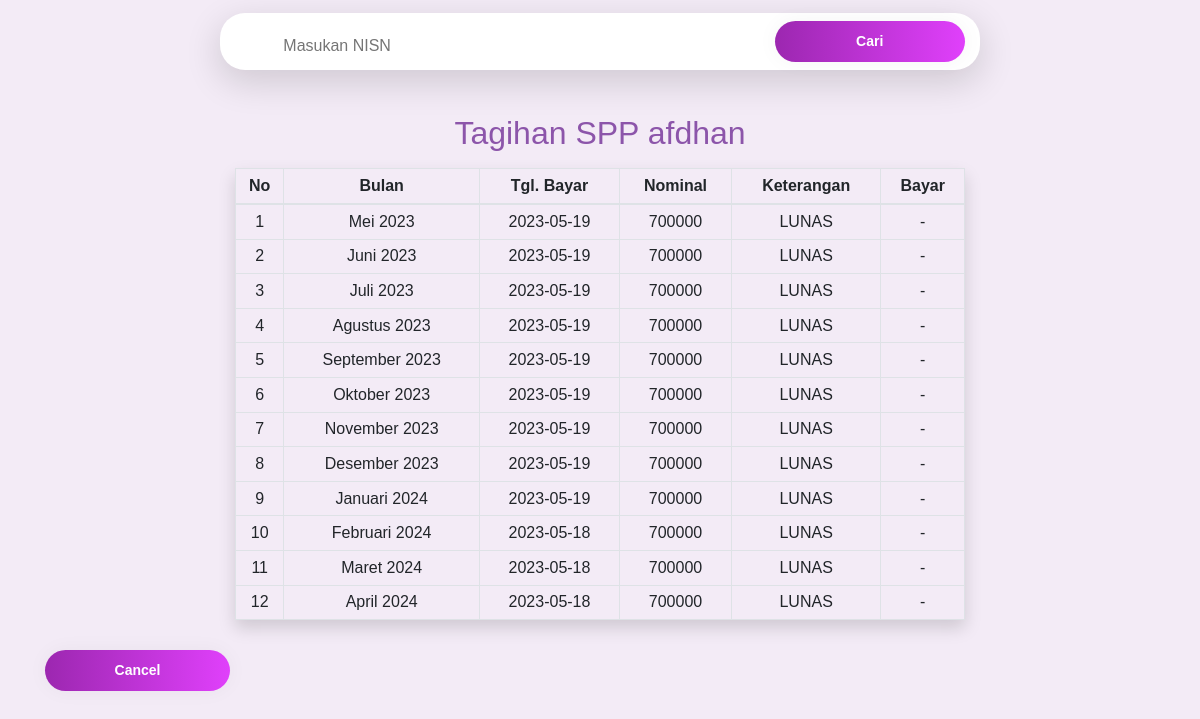
The page /transaksi_admin.php?nisn=1 (signed in) on the database its author committed.
### tables this page shows
CREATE TABLE `siswa` (
  `nisn` int(10) NOT NULL,
  `nis` char(100) NOT NULL,
  `nama` varchar(225) NOT NULL,
  `id_kelas` int(11) NOT NULL,
  `alamat` text NOT NULL,
  `password` varchar(225) NOT NULL
);

CREATE TABLE `pembayaran` (
  `id_pembayaran` int(11) NOT NULL,
  `nisn` int(10) NOT NULL,
  `awaltempo` date DEFAULT NULL,
  `tahun` varchar(225) NOT NULL,
  `nominal` int(225) DEFAULT NULL,
  `Tunggakan` int(255) DEFAULT NULL,
  `tgl_bayar` date DEFAULT NULL,
  `ket` varchar(20) DEFAULT NULL,
  `id_petugas` int(11) DEFAULT NULL
);

### transaksi_admin.php (the view, shortened to what this page needs)
<!DOCTYPE html>
<html lang="en">
<head>
  <link rel="stylesheet" href="https://maxcdn.bootstrapcdn.com/bootstrap/4.4.1/css/bootstrap.min.css">
  <link rel="stylesheet" href="https://cdnjs.cloudflare.com/ajax/libs/font-awesome/4.7.0/css/font-awesome.min.css">
  <link rel="stylesheet" type="text/css" href="css/transaksi.css">
</head>
<body>
  <div class="container">
    <div class="row">
      <div class="main col-md-8">
        <form method="GET">
          <div class="form-group row mt-2">
            <input type="text" autocomplete="off" name="nisn" placeholder="Masukan NISN" class="form-control-plaintext col-md-7 offset-1 ">
            <button class="btn submit col-md-3 ml-5" name="cari" type="submit">Cari</button>
          </div>
        </form>
      </div>
    </div>
    <?php
      include'koneksi.php';
        if(isset($_GET['nisn'])&& $_GET['nisn']!=''){
          $data_siswa = mysqli_query($sambung,"select * from siswa where nisn = '$_GET[nisn]'");
          $data = mysqli_fetch_array($data_siswa);
          $nisn = $data['nisn'];
    ?>
      <h2 class="text-center mt-4 mb-3">Tagihan SPP <?php echo $data['nama']; ?></h2>
      <div class="row">
        <div class="col-sm-8 offset-2">
          <table id="transaksi" class="table table-bordered table-sm table-hover text-center shadow">
            <thead id="thead">
              <tr>
              <th>No</th>
              <th>Bulan</th>
              <th>Tgl. Bayar</th>
              <th>Nominal</th>
              <th>Keterangan</th>
              <th>Bayar</th>
              </tr>
            </thead>
            <tbody id="tbody">
            <?php
            $sql = mysqli_query($sambung, "SELECT * FROM pembayaran WHERE nisn='$data[nisn]' ORDER BY awaltempo ASC");
            $no=1;
            while($data=mysqli_fetch_array($sql)){
              echo "<tr>
                <td>$no</td>
                <td>$data[tahun]</td>
                <td>$data[tgl_bayar]</td>
                <td>$data[nominal]</td>
                <td>$data[ket]</td>
                <td align='center'>";
                  if($data['ket']==''){
                    echo "<a href='proses_transaksi.php?nisn=$nisn&act=bayar&id=$data[id_pembayaran]'>Bayar</a>
                    ";
                  }else{
                    echo "-";
                  }
                echo "</td>
              </tr>";
              $no++;
            }
            ?>
        <?php
        }
      ?>
            </tbody>
          </table>
        </div>
      </div>
  </div>
  <div class="container">
  <a href="dashboard_admin.php" id="cancel" class="btn btn-danger rounded-pill col-md-2" type="submit" name="cancel">Cancel</a>
  </div>
</body>
</html>

### css/transaksi.css (style rules this page uses)
body { background-color: #F3EBF6; font-family: 'Ubuntu', sans-serif; color: #8C55AA; }
.main { height: 57px; background-color: #FFFFFF; margin :13px auto; border-radius: 25px; box-shadow: 0px 11px 35px 2px rgba(0, 0, 0, 0.14); margin-bottom: 20px; }
.submit { cursor: pointer; border-radius: 5em; color: #fff; background: linear-gradient(to right, #9C27B0, #E040FB); border: 0; padding-left: 40px; padding-right: 40px; padding-bottom: 10px; padding-top: 10px; font-family: 'Ubuntu', sans-serif; font-size: 14px; font-weight: 700; box-shadow: 0 0 20px 1px rgba(0, 0, 0, 0.04); }
#transaksi { margin-bottom: 30px; }
.btn { cursor: pointer; border-radius: 5em; color: #fff; background: linear-gradient(to right, #9C27B0, #E040FB); border: 0; padding-left: 40px; padding-right: 40px; padding-bottom: 10px; padding-top: 10px; margin-bottom: 8px; font-family: 'Ubuntu', sans-serif; font-size: 14px; font-weight: 700; box-shadow: 0 0 20px 1px rgba(0, 0, 0, 0.04); }

### rows shown on the page
siswa: nama "afdhan"
pembayaran: tahun "Mei 2023", tgl_bayar "2023-05-19", nominal "700000", ket "LUNAS"
pembayaran: tahun "Juni 2023", tgl_bayar "2023-05-19", nominal "700000", ket "LUNAS"
pembayaran: tahun "Juli 2023", tgl_bayar "2023-05-19", nominal "700000", ket "LUNAS"
pembayaran: tahun "Agustus 2023", tgl_bayar "2023-05-19", nominal "700000", ket "LUNAS"
pembayaran: tahun "September 2023", tgl_bayar "2023-05-19", nominal "700000", ket "LUNAS"
pembayaran: tahun "Oktober 2023", tgl_bayar "2023-05-19", nominal "700000", ket "LUNAS"
pembayaran: tahun "November 2023", tgl_bayar "2023-05-19", nominal "700000", ket "LUNAS"
pembayaran: tahun "Desember 2023", tgl_bayar "2023-05-19", nominal "700000", ket "LUNAS"
pembayaran: tahun "Januari 2024", tgl_bayar "2023-05-19", nominal "700000", ket "LUNAS"
pembayaran: tahun "Februari 2024", tgl_bayar "2023-05-18", nominal "700000", ket "LUNAS"
pembayaran: tahun "Maret 2024", tgl_bayar "2023-05-18", nominal "700000", ket "LUNAS"
pembayaran: tahun "April 2024", tgl_bayar "2023-05-18", nominal "700000", ket "LUNAS"
